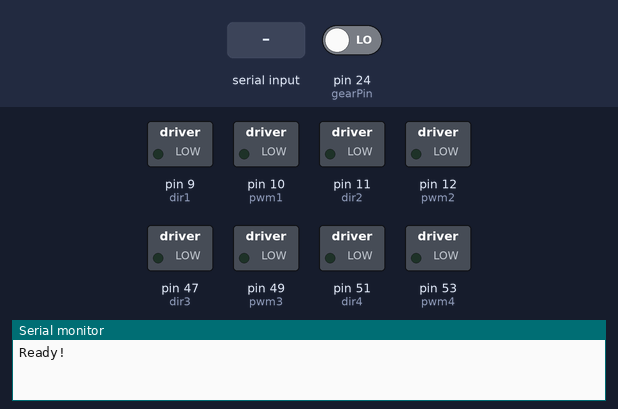
The sketch below on a simulated Arduino Mega 2560, built with avr-gcc and run on an emulated ATmega2560. Parts: switched loads named in the sketch (green lamp = pin HIGH), the last lines printed to the serial monitor. Inputs (shaded band) come from the test bench; at power-on: pin 24 (gearPin) LOW.

Above: at 1.2 s.
1.3 s: "Mode 0\n" received over the second serial link
At 3.3 s:
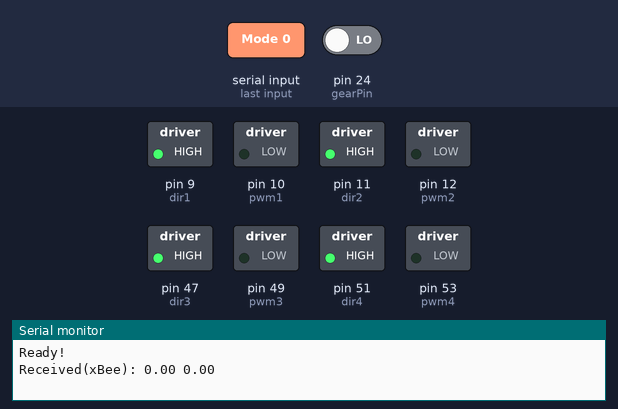
4.3 s: "90,45,200\n" received over the second serial link
At 6.1 s:
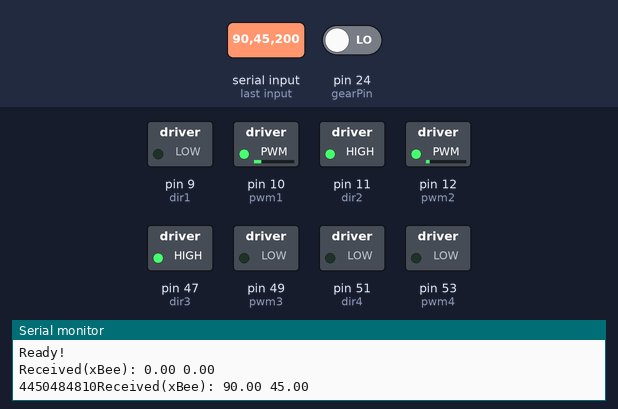
6.5 s: "30,150,10\n" received over the second serial link
At 7.7 s:
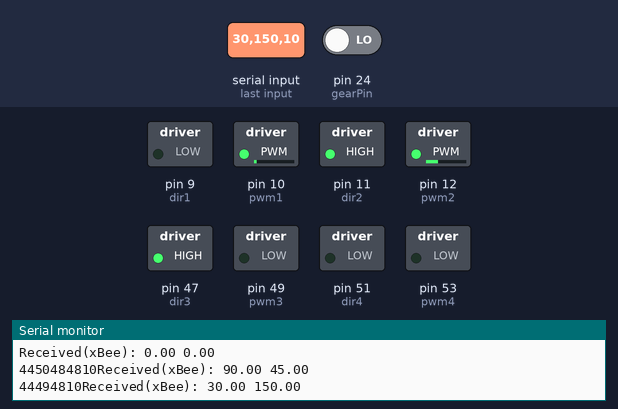
8.5 s: "5\n" received over the second serial link
At 11.2 s:
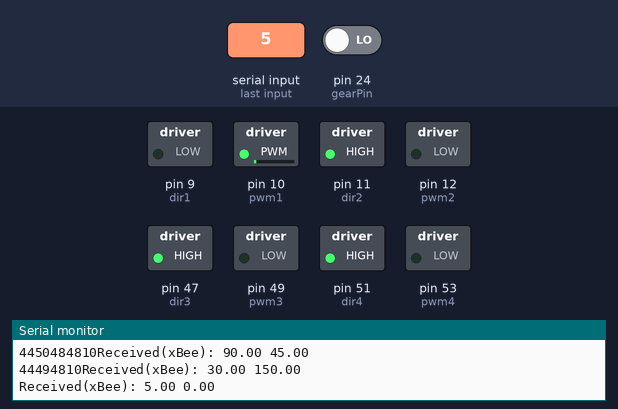
11.5 s: "200\n" received over the second serial link
At 13.6 s:
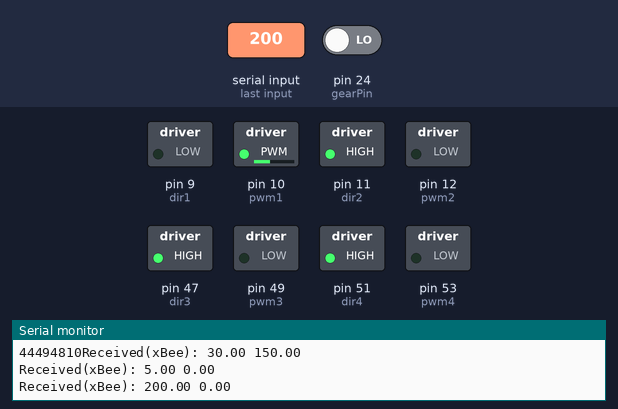
14.5 s: "1,90\n" received over the second serial link
At 16.4 s:
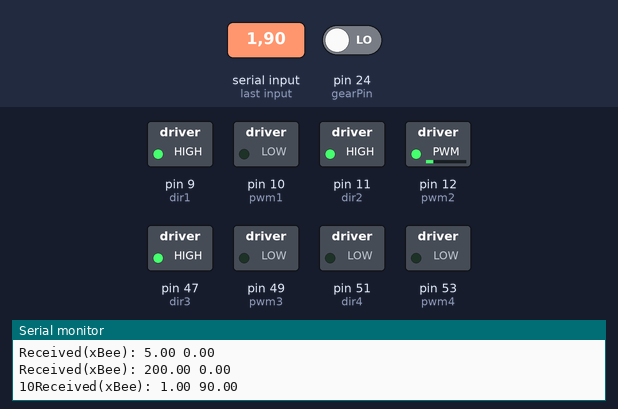
Timing chart, 0 to 17.5 s (numbered marks = the images above; inputs shaded):
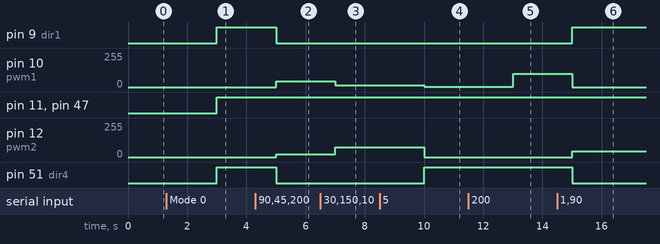

Measured:
- after the input at 1.3 s, pin 9 (dir1), pin 11 (dir2), pin 47 (dir3), pin 51 (dir4): LOW → HIGH after 1.7 s
- after the input at 4.3 s, pin 9 (dir1), pin 51 (dir4): HIGH → LOW after 0.70 s; pin 10 (pwm1): 0/255 → 45/255 after 0.70 s; pin 12 (pwm2): 0/255 → 22/255 after 0.70 s
- after the input at 6.5 s, pin 10 (pwm1): 45/255 → 15/255 after 0.50 s; pin 12 (pwm2): 22/255 → 75/255 after 0.50 s
- after the input at 8.5 s, pin 10 (pwm1): 15/255 → 2/255 after 1.5 s; pin 12 (pwm2): 75/255 → 0/255 after 1.5 s; pin 51 (dir4): LOW → HIGH after 1.5 s
- after the input at 11.5 s, pin 10 (pwm1): 2/255 → 100/255 after 1.5 s
- after the input at 14.5 s, pin 9 (dir1): LOW → HIGH after 0.51 s; pin 10 (pwm1): 100/255 → 0/255 after 0.51 s; pin 12 (pwm2): 0/255 → 45/255 after 0.51 s; pin 51 (dir4): HIGH → LOW after 0.51 s

The sketch:

Robot1.ino
```cpp
#include <avr/interrupt.h>  // interrupts library
//motor control program

const int dir1 = 9;
const int pwm1 = 10;
const int dir2 = 11;
const int pwm2 = 12;
const int dir3 = 47;
const int pwm3 = 49;
const int dir4 = 51;
const int pwm4 = 53;

const int throPin = 32;
const int ailePin = 30;
const int elevPin = 28;
const int ruddPin = 26;
const int gearPin = 24;
const int aux1Pin = 22;

//current velocity
float xVel = 0;
float yVel = 0;
float rVel = 0;

long start = -1;
const float maxVel = 500; //units in millimeters per second
const float moveTime = 1.0; //time to get to desired position in seconds


//-----[ Setup ]--------------------------------------------------
void setup() {
  // put your setup code here, to run once:
  pinMode(dir1, OUTPUT);
  pinMode(pwm1, OUTPUT);
  pinMode(dir2, OUTPUT);
  pinMode(pwm2, OUTPUT);
  pinMode(dir3, OUTPUT);
  pinMode(pwm3, OUTPUT);
  pinMode(dir4, OUTPUT);
  pinMode(pwm4, OUTPUT);


  Serial.begin(115200);
  Serial1.begin(115200);
  Serial.print("Ready!\n");
  Serial1.print("Ready!\n");
}

void loop() {
  // put your main code here, to run repeatedly:

  //if we have new xBee serial data
  if(Serial1.available()) {
    float xVel = 0;
    float yVel = 0;
    float dummy1 = 0; // Data for Robot 2, not used but has to be parsed
    float dummy2 = 0;
    float dummy3 = 0; // Data for Robot 3, not used but has to be parsed
    float dummy4 = 0;
    xVel = Serial1.parseFloat(); //computer input
    yVel = Serial1.parseFloat();
    while(Serial1.available() > 0) {
      Serial.print(Serial1.read());
    }
    String str = "Received(xBee): ";
    str = str + xVel + " " + yVel + "\n";
    Serial.print(str);


  //check if max velocity has been reached
  int newVel = max(xVel, yVel);
  newVel = max(newVel, maxVel);
  float scale = (float) maxVel/newVel;
  xVel = xVel * scale;
  yVel = yVel * scale;

  vectorCalc(xVel, yVel);
  }


  //If RC mode is on switch to that sub program
  int gearValue = pulseIn(gearPin, HIGH);
  if(abs(gearValue-1095) < 50) {
    runRC();
  }
}

//-----[ Velocity Calculation ]---------------------------------------

//calculates vectored velocities for each motor then drives motors
void vectorCalc(float xVel, float yVel) {
  //vector calculations

  int vel1 = -(xVel + 0.2286*rVel);
  int vel2 = yVel - 0.2286*rVel;
  int vel3 = xVel - 0.2286*rVel;
  int vel4 = -(yVel + 0.2286*rVel);

  //calculate power to send to motors from their velocities
  int motor1 = velToPow(vel1);
  int motor2 = velToPow(vel2);
  int motor3 = velToPow(vel3);
  int motor4 = velToPow(vel4);

  //scale motor power if over maximum
  int maxMotor = max(motor1, motor2);
  maxMotor = max(maxMotor, motor3);
  maxMotor = max(maxMotor, motor4);
  maxMotor = max(maxMotor, 255);
  float scale = (float) 255/maxMotor;
  motor1 = motor1 * scale;
  motor2 = motor2 * scale;
  motor3 = motor3 * scale;
  motor4 = motor4 * scale;

  //drive motors
  digitalWrite(dir1, dir(motor1)); //direction pin, high/low = forward/reverse
  analogWrite(pwm1, abs(motor1)); //pwm pin, motor power magnitude
  digitalWrite(dir2, dir(motor2));
  analogWrite(pwm2, abs(motor2));
  digitalWrite(dir3, dir(motor3));
  analogWrite(pwm3, abs(motor3));
  digitalWrite(dir4, dir(motor4));
  analogWrite(pwm4, abs(motor4));
}

//-----[ Power Calculation ]------------------------------------------

//returns the motor power(0->255) to make the robot move at the input velocity(mm/s)
int velToPow(float vel) {
  //super simple converter, should be a best fit equation of recorded vel/power data
  long power = 0;
  power = vel/2;

  //check for values over 255
  if (power > 255){ power = 255;}
  else if (power < -255){ power = -255;}

  return power;
}

bool dir(int val) {
  if(val < 0){ return LOW; }
  return HIGH;
}

//-----[ RC Control ]-------------------------------------------------

//controls the robot through RC until the switch returns to the "Mode 0" position
//updates at roughly 15hz
void runRC() {
  Serial.print("\n***** RC CONTROL ACTIVATED *****\n\n");
  String output = "";
  int aileValue = 1500;
  int elevValue = 1500;
  int ruddValue = 1500;
  int gearValue = 1500;

  //main RC loop
  do{
    aileValue = pulseIn(ailePin, HIGH);
    elevValue = pulseIn(elevPin, HIGH);
    ruddValue = pulseIn(ruddPin, HIGH);
    gearValue = abs(pulseIn(gearPin, HIGH)-1092);

    xVel = -(aileValue - 1490)*maxVel/400;
    yVel = (elevValue - 1490)*maxVel/400;
    rVel = -(ruddValue - 1490)*4.3*maxVel/400;

    vectorCalc(xVel, yVel);

    output = "";
    output = output + aileValue + "  " + elevValue + "  " + ruddValue + "  " + gearValue;
    //Serial.println(output);

  } while(gearValue < 50);

  vectorCalc(xVel, yVel);

  //clear the incoming data buffer so we don't run old data
  while(Serial.available() > 0) {
    float tmp = Serial.parseFloat();
  }
  Serial.print("\n***** CUBE MODE ACTIVATED *****\n\n");
}
```
